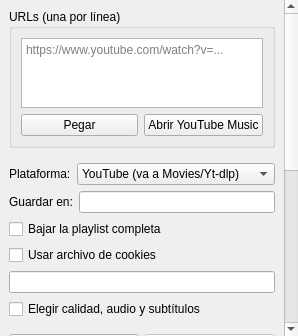
<?xml version="1.0" encoding="UTF-8"?>
<ui version="4.0">
 <class>PaginaDescargas</class>
 <widget class="QWidget" name="PaginaDescargas">
  <layout class="QVBoxLayout" name="layoutPagina">
   <property name="leftMargin"><number>0</number></property>
   <property name="topMargin"><number>0</number></property>
   <property name="rightMargin"><number>0</number></property>
   <property name="bottomMargin"><number>0</number></property>
   <item>
    <widget class="QScrollArea" name="scrollArea">
     <property name="frameShape"><enum>QFrame::Shape::NoFrame</enum></property>
     <property name="horizontalScrollBarPolicy"><enum>Qt::ScrollBarPolicy::ScrollBarAlwaysOff</enum></property>
     <property name="widgetResizable"><bool>true</bool></property>
     <widget class="QWidget" name="contenido">
      <layout class="QVBoxLayout" name="layoutContenido">
       <item>
        <widget class="QGroupBox" name="grupoUrls">
         <property name="title"><string>URLs (una por línea)</string></property>
         <layout class="QVBoxLayout" name="layoutUrls">
          <item>
           <widget class="QPlainTextEdit" name="editUrls">
            <property name="maximumHeight"><number>110</number></property>
            <property name="placeholderText"><string>https://www.youtube.com/watch?v=...</string></property>
           </widget>
          </item>
          <item>
           <layout class="QHBoxLayout" name="layoutUrlsBotones">
            <item>
             <widget class="QPushButton" name="botonPegar">
              <property name="text"><string>Pegar</string></property>
             </widget>
            </item>
            <item>
             <widget class="QPushButton" name="botonYoutubeMusic">
              <property name="text"><string>Abrir YouTube Music</string></property>
             </widget>
            </item>
           </layout>
          </item>
         </layout>
        </widget>
       </item>
       <item>
        <widget class="QWidget" name="grupoOpciones" native="true">
         <layout class="QVBoxLayout" name="layoutOpciones">
          <property name="leftMargin"><number>0</number></property>
          <property name="rightMargin"><number>0</number></property>
          <item>
           <widget class="QWidget" name="filaPlataforma" native="true">
            <layout class="QHBoxLayout" name="layoutPlataforma" stretch="0,1">
             <property name="leftMargin"><number>0</number></property>
             <property name="topMargin"><number>0</number></property>
             <property name="rightMargin"><number>0</number></property>
             <property name="bottomMargin"><number>0</number></property>
             <item>
              <widget class="QLabel" name="etiquetaPlataforma">
               <property name="text"><string>Plataforma:</string></property>
              </widget>
             </item>
             <item>
              <widget class="QComboBox" name="comboPlataforma">
               <item><property name="text"><string>YouTube (va a Movies/Yt-dlp)</string></property></item>
               <item><property name="text"><string>Redes sociales</string></property></item>
              </widget>
             </item>
            </layout>
           </widget>
          </item>
          <item>
           <widget class="QWidget" name="filaCarpeta" native="true">
            <layout class="QHBoxLayout" name="layoutCarpeta" stretch="0,1">
             <property name="leftMargin"><number>0</number></property>
             <property name="topMargin"><number>0</number></property>
             <property name="rightMargin"><number>0</number></property>
             <property name="bottomMargin"><number>0</number></property>
             <item>
              <widget class="QLabel" name="etiquetaCarpeta">
               <property name="text"><string>Guardar en:</string></property>
              </widget>
             </item>
             <item>
              <widget class="QLineEdit" name="editCarpeta"/>
             </item>
            </layout>
           </widget>
          </item>
          <item>
           <widget class="QCheckBox" name="checkPlaylist">
            <property name="text"><string>Bajar la playlist completa</string></property>
           </widget>
          </item>
          <item>
           <widget class="QCheckBox" name="checkCookies">
            <property name="text"><string>Usar archivo de cookies</string></property>
           </widget>
          </item>
          <item>
           <widget class="QLineEdit" name="editCookies"/>
          </item>
          <item>
           <widget class="QCheckBox" name="checkPistas">
            <property name="text"><string>Elegir calidad, audio y subtítulos</string></property>
            <property name="toolTip"><string>Antes de descargar busca qué calidades, códecs, subtítulos y pistas de audio (idiomas) ofrece el video y deja elegir. Todo queda dentro de un archivo MKV.</string></property>
           </widget>
          </item>
         </layout>
        </widget>
       </item>
       <item>
        <layout class="QHBoxLayout" name="layoutBotones">
         <item>
          <widget class="QPushButton" name="botonDescargar">
           <property name="text"><string>Descargar</string></property>
          </widget>
         </item>
         <item>
          <widget class="QPushButton" name="botonCancelar">
           <property name="enabled"><bool>false</bool></property>
           <property name="text"><string>Cancelar</string></property>
          </widget>
         </item>
        </layout>
       </item>
       <item>
        <widget class="QProgressBar" name="barraArchivo"/>
       </item>
       <item>
        <widget class="QProgressBar" name="barraTotal">
         <property name="format"><string>%v de %m</string></property>
        </widget>
       </item>
       <item>
        <widget class="QLabel" name="etiquetaEstado">
         <property name="wordWrap"><bool>true</bool></property>
        </widget>
       </item>
       <item>
        <widget class="QGroupBox" name="grupoDescargados">
         <property name="title"><string>Videos descargados</string></property>
         <layout class="QVBoxLayout" name="layoutDescargados">
          <item>
           <widget class="QListWidget" name="listaVideos">
            <property name="minimumHeight"><number>140</number></property>
            <property name="iconSize"><size><width>64</width><height>64</height></size></property>
            <property name="wordWrap"><bool>true</bool></property>
           </widget>
          </item>
          <item>
           <layout class="QHBoxLayout" name="layoutAcciones">
            <item>
             <widget class="QPushButton" name="botonVer">
              <property name="enabled"><bool>false</bool></property>
              <property name="text"><string>Ver</string></property>
             </widget>
            </item>
            <item>
             <widget class="QPushButton" name="botonBorrar">
              <property name="enabled"><bool>false</bool></property>
              <property name="text"><string>Borrar</string></property>
             </widget>
            </item>
           </layout>
          </item>
         </layout>
        </widget>
       </item>
       <item>
        <widget class="QPlainTextEdit" name="registro">
         <property name="minimumHeight"><number>110</number></property>
         <property name="readOnly"><bool>true</bool></property>
         <property name="placeholderText"><string>Avisos</string></property>
        </widget>
       </item>
      </layout>
     </widget>
    </widget>
   </item>
  </layout>
 </widget>
 <resources/>
 <connections/>
</ui>
